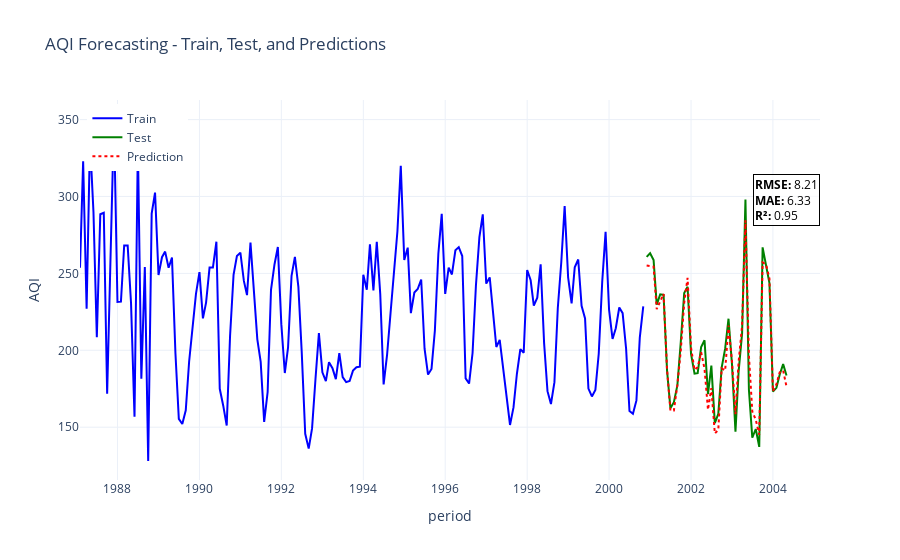

Notebook source saved alongside this figure:
### Code cell
import pandas as pd
import numpy as np
from xgboost import XGBRegressor
from sklearn.model_selection import GridSearchCV
from sklearn.metrics import mean_squared_error, mean_absolute_error, r2_score
import plotly.graph_objects as go

# Load the training data
data = pd.read_csv('train.csv', index_col=0)

# Reset index to get 'period' as a column if it's in the index
if 'period' not in data.columns:
    data.reset_index(inplace=True)
    data.rename(columns={'index': 'period'}, inplace=True)

# Ensure the date column is in datetime format
data['period'] = pd.to_datetime(data['period'], format='%Y-%m')

# Create lag features
for lag in range(1, 2):  # Create lag features for 1 to 3 previous time steps
    data[f'AQI_lag_{lag}'] = data['AQI'].shift(lag)

# Drop rows with NaN values due to lagging
data = data.dropna()

# Features and target
features = [col for col in data.columns if col not in ['period', 'AQI']]
X = data[features]
y = data['AQI']

# Train-test split (use the last 20% of data as the test set)
train_size = int(len(data) * 0.8)
X_train, X_test = X[:train_size], X[train_size:]
y_train, y_test = y[:train_size], y[train_size:]

# Define the model
model = XGBRegressor(random_state=42)

# Define parameter grid
param_grid = {
    'n_estimators': [500],  # Number of trees
    'learning_rate': [0.05],  # Learning rate
    'max_depth': [10],  # Depth of each tree
    'subsample': [0.7],  # Fraction of samples to use
    'colsample_bytree': [1.0],  # Fraction of features to use
}

# Setup GridSearchCV
grid_search = GridSearchCV(estimator=model, param_grid=param_grid, cv=5, scoring='neg_mean_squared_error', verbose=1, n_jobs=-1)

# Fit the model
grid_search.fit(X_train, y_train)

# Get the best parameters and model
best_params = grid_search.best_params_
best_model = grid_search.best_estimator_

# Save the best model
best_model.save_model('best_model.json')

# Predictions on the test set
y_pred = best_model.predict(X_test)

# Evaluation Metrics
rmse = np.sqrt(mean_squared_error(y_test, y_pred))
mae = mean_absolute_error(y_test, y_pred)
r2 = r2_score(y_test, y_pred)

print(f"Best Parameters: {best_params}")
print(f"RMSE: {rmse}")
print(f"MAE: {mae}")
print(f"R²: {r2}")

# Create a Plotly Figure
fig = go.Figure()

# Add train data
fig.add_trace(go.Scatter(x=data['period'][:train_size], y=y_train,
                         mode='lines', name='Train',
                         line=dict(color='blue')))

# Add test data
fig.add_trace(go.Scatter(x=data['period'][train_size:], y=y_test,
                         mode='lines', name='Test',
                         line=dict(color='green')))

# Add predictions
fig.add_trace(go.Scatter(x=data['period'][train_size:], y=y_pred,
                         mode='lines', name='Prediction',
                         line=dict(color='red', dash='dot')))

# Update layout
fig.update_layout(
    title='AQI Forecasting - Train, Test, and Predictions',
    xaxis_title='period',
    yaxis_title='AQI',
    legend=dict(x=0.01, y=0.99),
    template='plotly_white'
)

# Show metrics in the plot
fig.add_annotation(
    x=data['period'].iloc[-1],
    y=max(y_test),
    text=f"<b>RMSE:</b> {rmse:.2f}<br><b>MAE:</b> {mae:.2f}<br><b>R²:</b> {r2:.2f}",
    showarrow=False,
    font=dict(size=12, color="black"),
    align="left",
    bgcolor="rgba(255,255,255,0.7)",
    bordercolor="black",
    borderwidth=1
)

# Show the plot
fig.show()

### Figure 1 — Plotly figure (JSON) as saved in the notebook; plotly's stock layout.template omitted (floating-point values rounded to 4 significant figures; data arrays with more than 128 entries replaced by an {"elided": "..."} marker saying what was removed)
{"data": [{"line": {"color": "blue"}, "mode": "lines", "name": "Train", "type": "scatter", "x": {"elided": "164 str values"}, "y": {"elided": "164 float values"}}, {"line": {"color": "green"}, "mode": "lines", "name": "Test", "type": "scatter", "x": ["2000-12-01T00:00:00", "2001-01-01T00:00:00", "2001-02-01T00:00:00", "2001-03-01T00:00:00", "2001-04-01T00:00:00", "2001-05-01T00:00:00", "2001-06-01T00:00:00", "2001-07-01T00:00:00", "2001-08-01T00:00:00", "2001-09-01T00:00:00", "2001-10-01T00:00:00", "2001-11-01T00:00:00", "2001-12-01T00:00:00", "2002-01-01T00:00:00", "2002-02-01T00:00:00", "2002-03-01T00:00:00", "2002-04-01T00:00:00", "2002-05-01T00:00:00", "2002-06-01T00:00:00", "2002-07-01T00:00:00", "2002-08-01T00:00:00", "2002-09-01T00:00:00", "2002-10-01T00:00:00", "2002-11-01T00:00:00", "2002-12-01T00:00:00", "2003-01-01T00:00:00", "2003-02-01T00:00:00", "2003-03-01T00:00:00", "2003-04-01T00:00:00", "2003-05-01T00:00:00", "2003-06-01T00:00:00", "2003-07-01T00:00:00", "2003-08-01T00:00:00", "2003-09-01T00:00:00", "2003-10-01T00:00:00", "2003-11-01T00:00:00", "2003-12-01T00:00:00", "2004-01-01T00:00:00", "2004-02-01T00:00:00", "2004-03-01T00:00:00", "2004-04-01T00:00:00", "2004-05-01T00:00:00"], "y": [260.7, 263.1, 258.7, 229.7, 236.4, 236.0, 186.8, 162.4, 166.3, 177.2, 205.0, 237.3, 241.3, 197.7, 184.8, 185.1, 202.2, 206.5, 171.6, 190.0, 152.7, 158.7, 188.8, 201.1, 220.5, 191.0, 147.0, 186.1, 210.8, 298.0, 174.2, 143.2, 148.8, 137.2, 266.9, 256.2, 243.7, 173.2, 175.6, 184.1, 191.0, 183.6]}, {"line": {"color": "red", "dash": "dot"}, "mode": "lines", "name": "Prediction", "type": "scatter", "x": ["2000-12-01T00:00:00", "2001-01-01T00:00:00", "2001-02-01T00:00:00", "2001-03-01T00:00:00", "2001-04-01T00:00:00", "2001-05-01T00:00:00", "2001-06-01T00:00:00", "2001-07-01T00:00:00", "2001-08-01T00:00:00", "2001-09-01T00:00:00", "2001-10-01T00:00:00", "2001-11-01T00:00:00", "2001-12-01T00:00:00", "2002-01-01T00:00:00", "2002-02-01T00:00:00", "2002-03-01T00:00:00", "2002-04-01T00:00:00", "2002-05-01T00:00:00", "2002-06-01T00:00:00", "2002-07-01T00:00:00", "2002-08-01T00:00:00", "2002-09-01T00:00:00", "2002-10-01T00:00:00", "2002-11-01T00:00:00", "2002-12-01T00:00:00", "2003-01-01T00:00:00", "2003-02-01T00:00:00", "2003-03-01T00:00:00", "2003-04-01T00:00:00", "2003-05-01T00:00:00", "2003-06-01T00:00:00", "2003-07-01T00:00:00", "2003-08-01T00:00:00", "2003-09-01T00:00:00", "2003-10-01T00:00:00", "2003-11-01T00:00:00", "2003-12-01T00:00:00", "2004-01-01T00:00:00", "2004-02-01T00:00:00", "2004-03-01T00:00:00", "2004-04-01T00:00:00", "2004-05-01T00:00:00"], "y": [255.1, 254.5, 254.4, 226.8, 232.0, 236.6, 187.5, 160.8, 160.9, 177.5, 199.4, 231.0, 247.1, 201.7, 187.2, 189.1, 198.7, 188.1, 161.3, 175.4, 145.9, 148.3, 188.2, 186.8, 216.1, 192.9, 158.5, 192.4, 215.9, 284.5, 196.6, 160.2, 154.9, 145.1, 257.2, 255.8, 246.6, 173.4, 177.9, 185.6, 186.9, 176.4]}], "layout": {"annotations": [{"align": "left", "bgcolor": "rgba(255,255,255,0.7)", "bordercolor": "black", "borderwidth": 1, "font": {"color": "black", "size": 12}, "showarrow": false, "text": "<b>RMSE:</b> 8.21<br><b>MAE:</b> 6.33<br><b>R²:</b> 0.95", "x": "2004-05-01T00:00:00", "y": 298.0}], "legend": {"x": 0.01, "y": 0.99}, "title": {"text": "AQI Forecasting - Train, Test, and Predictions"}, "xaxis": {"title": {"text": "period"}}, "yaxis": {"title": {"text": "AQI"}}}}
